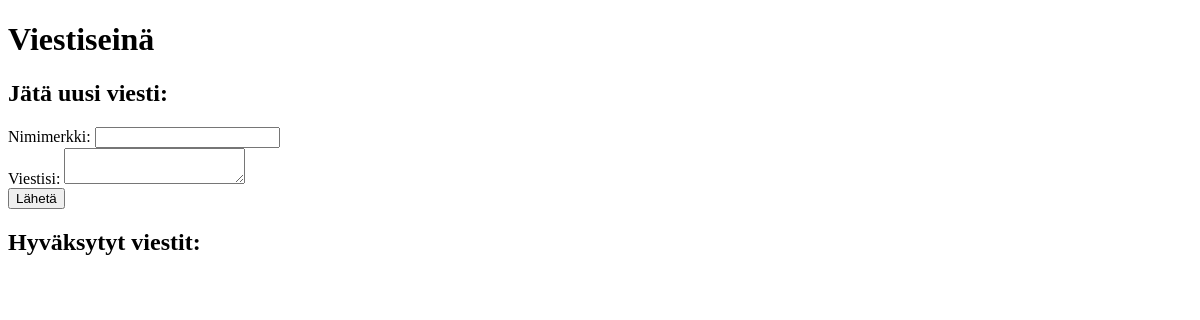
Before: / with the older database file.
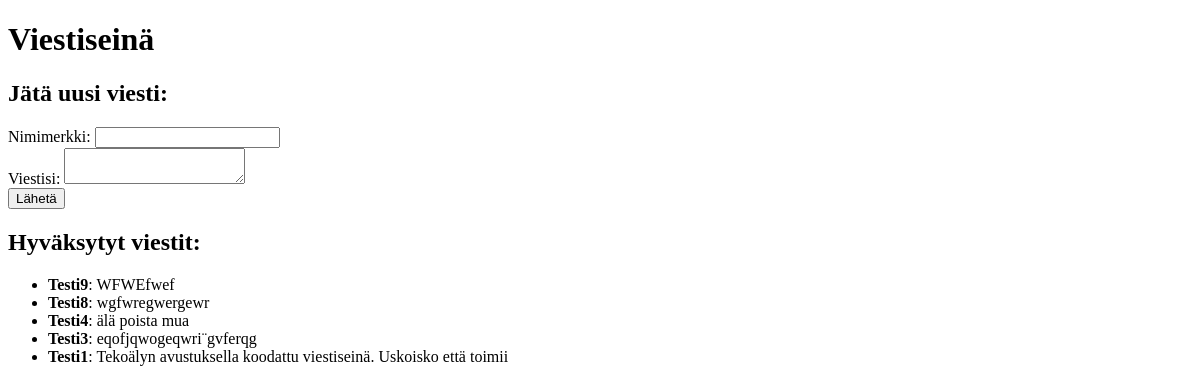
After: the same page with the newer database file.
### messageboard/models.py (models this page shows, shortened)
class Message(models.Model):
    username = models.CharField(max_length=100)
    text = models.TextField()
    approved = models.BooleanField(default=False)  # Hyväksyntätilanne
    timestamp = models.DateTimeField(auto_now_add=True)  # Automaattinen aikaleima

### messageboard/views.py (the view)
# urls.py: path('', message_board, name='message_board'),
def message_board(request):
    if request.method == "POST":
        username = request.POST.get("username")
        text = request.POST.get("text")
        if username and text:
            Message.objects.create(username=username, text=text, approved=False)  # Viestit odottavat hyväksyntää
    messages = Message.objects.filter(approved=True).order_by("-timestamp")
    return render(request, "messageboard.html", {"messages": messages})

### messageboard/templates/messageboard.html (shortened to what this page needs)
<!DOCTYPE html>
<html lang="fi">
<head>
</head>
<body>
    <h1>Viestiseinä</h1>
    <h2>Jätä uusi viesti:</h2>
    <form method="post">
        <label for="username">Nimimerkki:</label>
        <input type="text" id="username" name="username" required>
        <br>
        <label for="text">Viestisi:</label>
        <textarea id="text" name="text" required></textarea>
        <br>
        <button type="submit">Lähetä</button>
    </form>
    <h2>Hyväksytyt viestit:</h2>
    <ul id="messages-list">
        {% for message in messages %}
            <li data-messageid="{{ message.id }}">
                <b>{{ message.username }}</b>: {{ message.text }}
            </li>
        {% endfor %}
    </ul>
</body>
</html>

Changed rows visible on the page:
added Message: username "Testi9", text "WFWEfwef"
added Message: username "Testi8", text "wgfwregwergewr"
added Message: username "Testi4", text "älä poista mua"
added Message: username "Testi3", text "eqofjqwogeqwri¨gvferqg"
added Message: username "Testi1", text "Tekoälyn avustuksella koodattu viestiseinä. Uskoisko että toimii"
